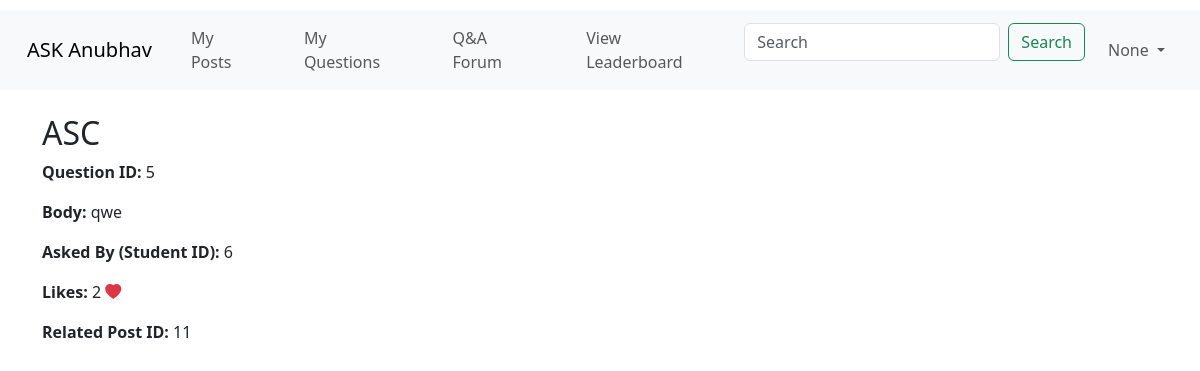
/question/5, run on an earlier commit of the app's database.
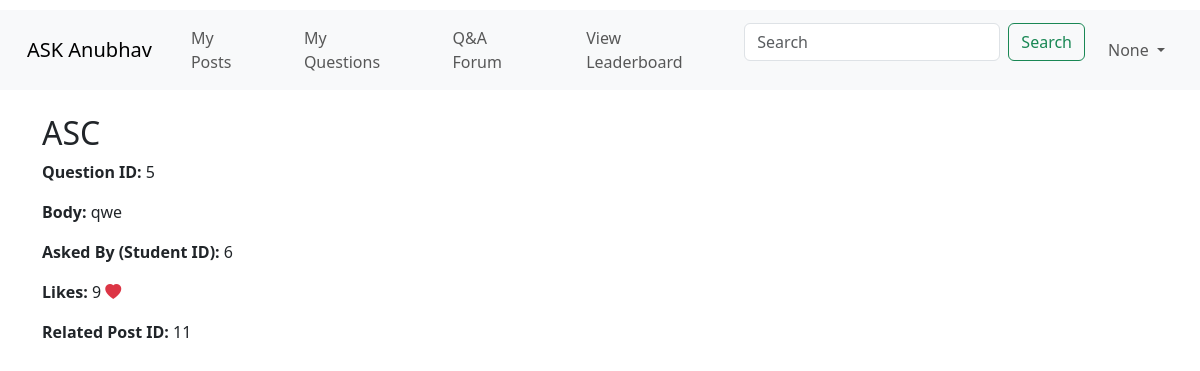
And on a later commit of the database.
### merged.py (models this page shows, shortened)
class Question(db.Model):
    __tablename__ = 'question'
    id = db.Column(db.Integer, primary_key=True)
    title = db.Column(db.String(200))
    body = db.Column(db.Text, nullable=False)
    student_id = db.Column(db.Integer, nullable=False)
    like_count = db.Column(db.Integer, default=0)
    post_id = db.Column(db.Integer, db.ForeignKey('post.id'), nullable=False)
    post = db.relationship('Post', backref=db.backref('questions', lazy=True))
    approval = db.relationship('QuestionApproval', uselist=False, back_populates='question')
    answers = db.relationship('Answer', backref='question', lazy=True)

### merged.py (the view)
@app.route('/question/<int:question_id>')
def question_details(question_id):
    question = Question.query.get_or_404(question_id)
    return render_template('question_detail.html', question=question, username=session.get('username'))

### merged.py (called while the page is built)
@app.context_processor
def inject_session():
    try:
        return dict(session=session)  # Inject session into all templates
    except Exception as e:
        print("Session not created due to: {str(e)}")
        return dict(session={})

### templates/ASK_Anubhav/Student/question_detail.html (shortened to what this page needs)
<!DOCTYPE html>
<html lang="en">
<head>
    <link rel="stylesheet" href="{{ url_for('static', filename='style.css') }}">
    <link href="https://cdn.jsdelivr.net/npm/bootstrap@5.3.3/dist/css/bootstrap.min.css" rel="stylesheet">
    <link href="https://cdn.jsdelivr.net/npm/bootstrap-icons/font/bootstrap-icons.css" rel="stylesheet">
</head>
<body>
<nav class="navbar navbar-expand-lg bg-body-tertiary">
    <div class="container-fluid">
      <a class="navbar-brand" href="{{ url_for('index') }}">ASK Anubhav</a>
      <div class="collapse navbar-collapse" id="navbarSupportedContent">
        <ul class="navbar-nav me-auto mb-2 mb-lg-0">
          <li class="nav-item">
            <a class="nav-link" aria-current="page" href="{{ url_for('my_posts') }}">My Posts</a>
          </li>
          <li class="nav-item">
            <a class="nav-link" href="{{ url_for('my_questions') }}">My Questions</a>
          </li>
          <li class="nav-item">
            <a class="nav-link" href="{{ url_for('qa_forum') }}">Q&A Forum</a>
          </li>
          <li class="nav-item">
            <a class="nav-link" href="{{ url_for('leaderboard') }}">View Leaderboard</a>
          </li>
        </ul>
        <form class="d-flex mb-3" method="GET" action="{{ url_for('index') }}">
          <input class="form-control me-2" type="search" name="search" placeholder="Search" value="{{ search_query }}"
            aria-label="Search">
          <button class="btn btn-outline-success" type="submit">Search</button>
        </form>
        <ul class="navbar-nav">
          <li class="nav-item dropdown">
            <a class="nav-link dropdown-toggle" href="#" id="navbarDropdown" role="button" data-bs-toggle="dropdown"
              aria-expanded="false">
              {{ username }}
            </a>
          </li>
        </ul>
      </div>
    </div>
  </nav>
<div class="container mt-4">
    <h2>{{ question.title }}</h2>
    <p><strong>Question ID:</strong> {{ question.id }}</p>
    <p><strong>Body:</strong> {{ question.body }}</p>
    <p><strong>Asked By (Student ID):</strong> {{ question.student_id }}</p>
    <p><strong>Likes:</strong> {{ question.like_count }} <i class="bi bi-heart-fill text-danger"></i></p>
    <p><strong>Related Post ID:</strong> {{ question.post_id }}</p>
</div>
</body>
</html>

What changed in the data, as far as the page shows it:
changed Question "ASC": like_count "2" → "9"
